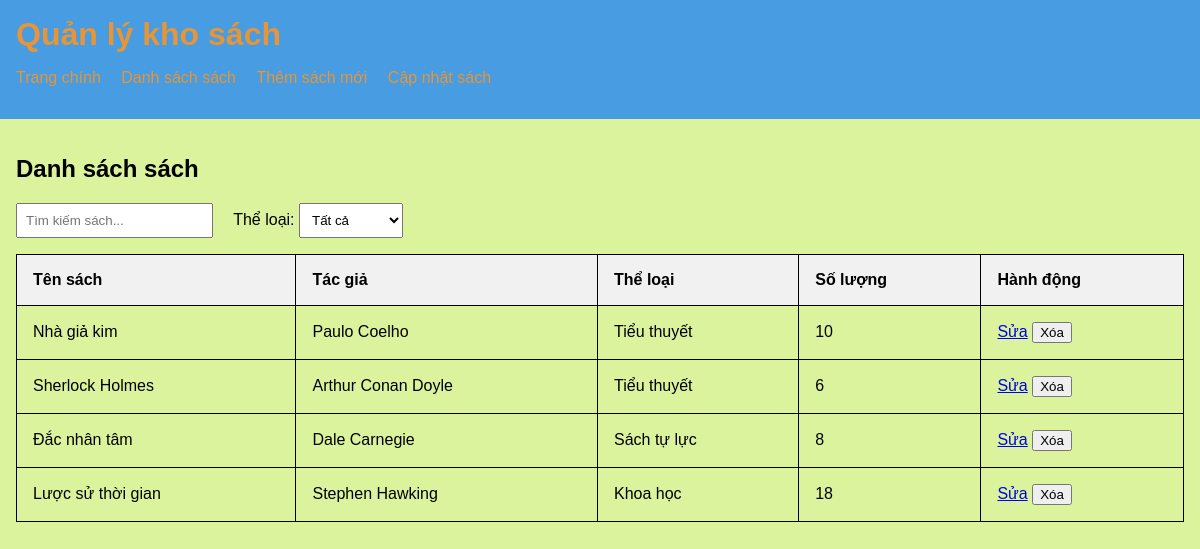
/books/, run on an earlier commit of the app's database.
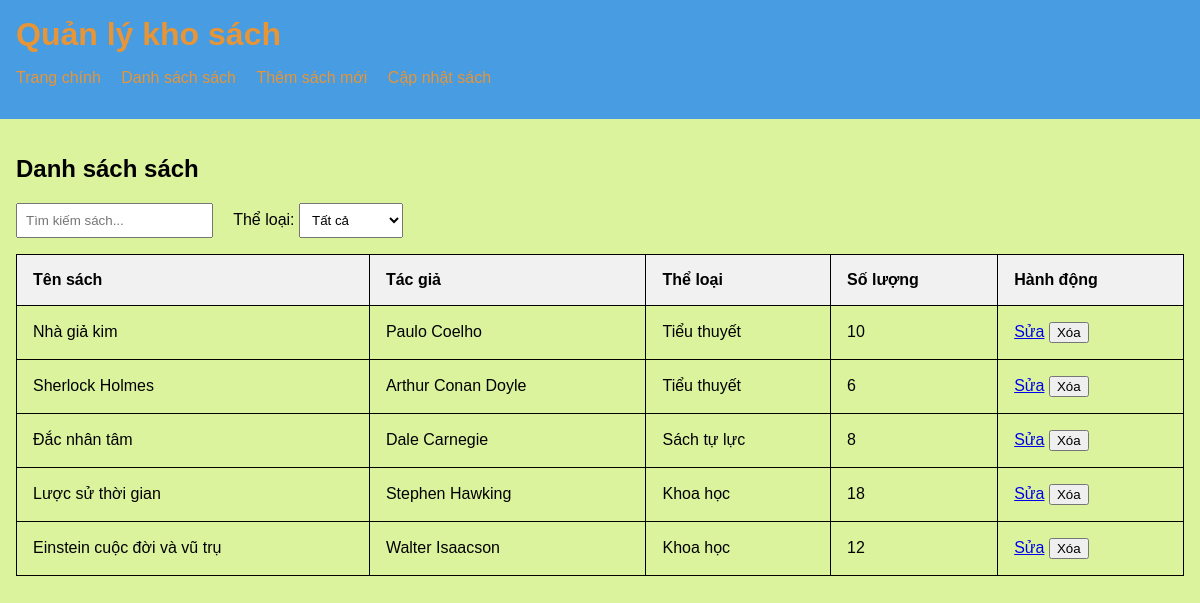
And on a later commit of the database.
### books/models.py (models this page shows, shortened)
class Book(models.Model):   # Định nghĩa một lớp Book
    name = models.CharField(max_length=100) #Dùng để lưu trữ chuỗi ký tự có độ dài cố định tối đa 100 kí tự
    author = models.ForeignKey(Author, on_delete=models.CASCADE)   # lưu trữ tên tác giả sách
    genre = models.ForeignKey(Genre, on_delete=models.CASCADE)     # lưu trữ thể loại sách
    quantity = models.IntegerField()    # lưu trữ số lượng sách
    description = models.TextField()    # lưu trữ mô tả chi tiết sách

class Author(models.Model):
    name = models.CharField(max_length=100)
    def __str__(self):
        return self.name

class Genre(models.Model):
    name = models.CharField(max_length=50)
    def __str__(self):
        return self.name

### books/views.py (the view)
# urls.py: path('books/', views.books_list, name='books_list'), # danh sách sách
def books_list(request):
    search_query = request.GET.get('search', '')   # Lấy từ khóa tìm kiếm từ yêu cầu GET
    selected_genre = request.GET.get('genre', '')   # Lấy thể loại sách đã chọn từ yêu cầu GET
    if search_query:
        books = Book.objects.filter(name__icontains=search_query)
    elif selected_genre:
        books = Book.objects.filter(genre__name=selected_genre)
    else:
        books = Book.objects.all()
    genres = Genre.objects.values_list('name', flat=True).distinct()
    context = {
        'books': books,
        'genres': genres,
        'selected_genre': selected_genre,
    }
    return render(request, 'books.html', context)   # Trả về danh sách sách với các thông tin lọc

### books/Templates/books.html (shortened to what this page needs)
<!DOCTYPE html>
<html lang="vi">
  <head>
    {% load static %}
    <link rel="stylesheet" href="{% static 'css/books.css' %}" />
  </head>
  <body>
    <header>
      <h1>Quản lý kho sách</h1>
      <nav>
        <ul>
          <li><a href="{% url 'index' %}">Trang chính</a></li>
          <li><a href="{% url 'books_list' %}">Danh sách sách</a></li>
          <li><a href="{% url 'add_book' %}">Thêm sách mới</a></li>
          <li><a href="{% url 'books_list' %}">Cập nhật sách</a></li>
        </ul>
      </nav>
    </header>
    <main>
      <section id="books">
        <h2>Danh sách sách</h2>
        <div class="filters">
          <input type="text" id="searchInput" placeholder="Tìm kiếm sách..." />
          <label for="filterGenre">Thể loại:</label>
          <select id="filterGenre">
            <option value="">Tất cả</option>
          </select>
        </div>
        <table id="bookTable">
          <thead>
            <tr>
              <th>Tên sách</th>
              <th>Tác giả</th>
              <th>Thể loại</th>
              <th>Số lượng</th>
              <th>Hành động</th>
            </tr>
          </thead>
          <tbody>
            {% for book in books %}
            <tr>
              <td>{{ book.name }}</td>
              <td>{{ book.author }}</td>
              <td>{{ book.genre }}</td>
              <td>{{ book.quantity }}</td>
              <td>
                <a href="{% url 'update_book' book.pk %}">Sửa</a>
                <form
                  action="{% url 'delete_book' book.pk %}"
                  method="post"
                  style="display: inline"
                >
                  <button type="submit">Xóa</button>
                </form>
              </td>
            </tr>
            {% endfor %}
          </tbody>
        </table>
      </section>
    </main>
  </body>
</html>

What changed in the data, as far as the page shows it:
added Book: name "Einstein cuộc đời và vũ trụ", author "Walter Isaacson", genre "Khoa học", quantity "12"
